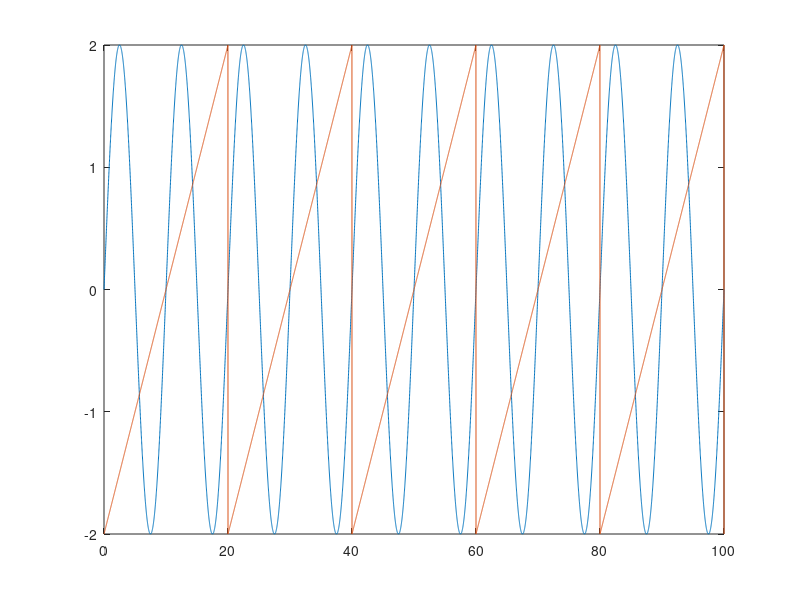
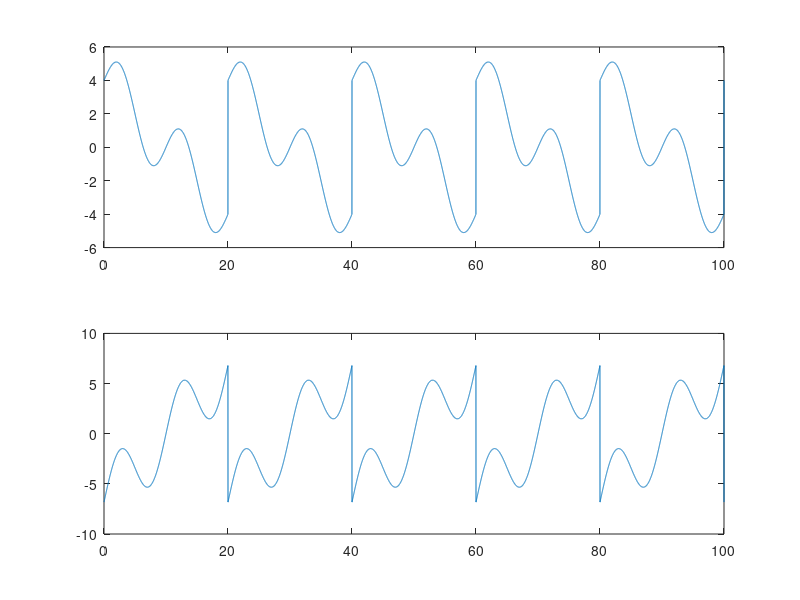
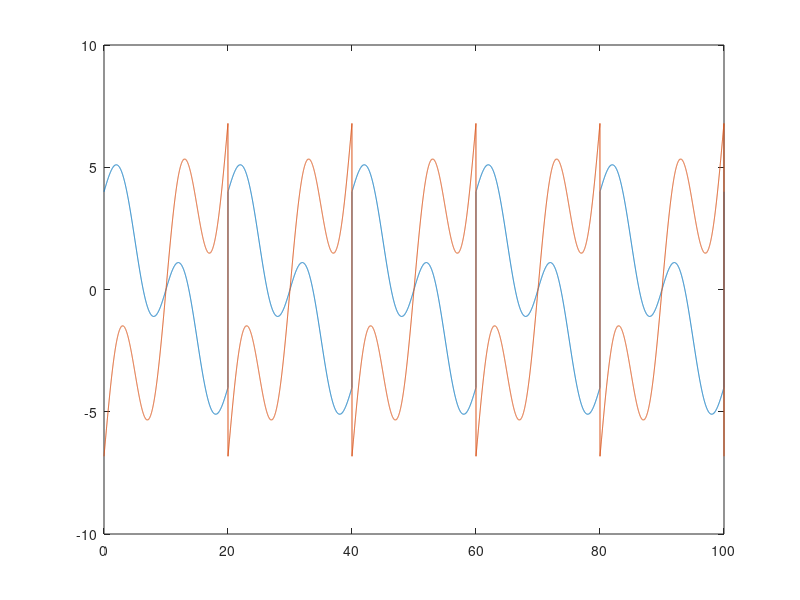

MATLAB code to generate these figures, in order: (Note: this script raises an error after producing the figures.)
clear all
close all

t = 0:1/100:100;

x1 = 2*sin(0.2*pi*t);
x2 = 2*sawtooth(0.1*pi*t,1);

fi = 1;
figure(fi), plot(t, x1, t, x2);

x3 = x1 - 2*x2;
x4 = 1.73*x1 +3.41*x2;

fi = fi + 1;
figure(fi), subplot(2,1,1), plot(t, x3);
figure(fi), subplot(2,1,2), plot(t, x4);

mixSignal = [x3; x4];
% [mixSignal,~,~,~] = instamix( [x1;x2], .01);

fi = fi + 1;
figure(fi), plot(t, mixSignal);

[weights,sphere] = runica(mixSignal);

runicaSig = weights \ mixSignal;

fi = fi + 1;
figure(fi), plot(t, runicaSig);

[icasig, A, W] = fastica(mixSignal);

fi = fi + 1;
figure(fi), plot(t, icasig);